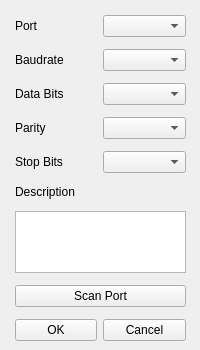
<?xml version="1.0" encoding="UTF-8"?>
<ui version="4.0">
 <class>Serial</class>
 <widget class="QWidget" name="Serial">
  <property name="windowModality">
   <enum>Qt::ApplicationModal</enum>
  </property>
  <property name="enabled">
   <bool>true</bool>
  </property>
  <property name="geometry">
   <rect>
    <x>0</x>
    <y>0</y>
    <width>200</width>
    <height>350</height>
   </rect>
  </property>
  <property name="sizePolicy">
   <sizepolicy hsizetype="Minimum" vsizetype="Minimum">
    <horstretch>0</horstretch>
    <verstretch>0</verstretch>
   </sizepolicy>
  </property>
  <property name="minimumSize">
   <size>
    <width>200</width>
    <height>350</height>
   </size>
  </property>
  <property name="maximumSize">
   <size>
    <width>200</width>
    <height>350</height>
   </size>
  </property>
  <property name="windowTitle">
   <string>Serial Configuration</string>
  </property>
  <property name="windowIcon">
   <iconset>
    <normaloff>resources/icons/serial.png</normaloff>resources/icons/serial.png</iconset>
  </property>
  <widget class="QWidget" name="gridLayoutWidget">
   <property name="geometry">
    <rect>
     <x>10</x>
     <y>10</y>
     <width>181</width>
     <height>336</height>
    </rect>
   </property>
   <layout class="QGridLayout" name="gridLayout">
    <property name="leftMargin">
     <number>5</number>
    </property>
    <property name="topMargin">
     <number>5</number>
    </property>
    <property name="rightMargin">
     <number>5</number>
    </property>
    <property name="bottomMargin">
     <number>5</number>
    </property>
    <property name="horizontalSpacing">
     <number>6</number>
    </property>
    <property name="verticalSpacing">
     <number>12</number>
    </property>
    <item row="2" column="0">
     <widget class="QLabel" name="label_3">
      <property name="text">
       <string>Data Bits</string>
      </property>
     </widget>
    </item>
    <item row="4" column="0">
     <widget class="QLabel" name="label_5">
      <property name="text">
       <string>Stop Bits</string>
      </property>
     </widget>
    </item>
    <item row="1" column="1">
     <widget class="QComboBox" name="baudratecomboBox"/>
    </item>
    <item row="0" column="0">
     <widget class="QLabel" name="label">
      <property name="text">
       <string>Port</string>
      </property>
     </widget>
    </item>
    <item row="6" column="0" colspan="2">
     <widget class="QPlainTextEdit" name="descriptionplainTextEdit"/>
    </item>
    <item row="2" column="1">
     <widget class="QComboBox" name="databitscomboBox"/>
    </item>
    <item row="4" column="1">
     <widget class="QComboBox" name="stopbitscomboBox"/>
    </item>
    <item row="5" column="0">
     <widget class="QLabel" name="label_6">
      <property name="text">
       <string>Description</string>
      </property>
     </widget>
    </item>
    <item row="3" column="1">
     <widget class="QComboBox" name="paritycomboBox">
      <property name="enabled">
       <bool>true</bool>
      </property>
     </widget>
    </item>
    <item row="1" column="0">
     <widget class="QLabel" name="label_2">
      <property name="text">
       <string>Baudrate</string>
      </property>
     </widget>
    </item>
    <item row="3" column="0">
     <widget class="QLabel" name="label_4">
      <property name="text">
       <string>Parity</string>
      </property>
     </widget>
    </item>
    <item row="0" column="1">
     <widget class="QComboBox" name="portcomboBox"/>
    </item>
    <item row="8" column="0">
     <widget class="QPushButton" name="okpushButton">
      <property name="text">
       <string>OK</string>
      </property>
     </widget>
    </item>
    <item row="7" column="0" colspan="2">
     <widget class="QPushButton" name="scanportpushButton">
      <property name="text">
       <string>Scan Port</string>
      </property>
     </widget>
    </item>
    <item row="8" column="1">
     <widget class="QPushButton" name="cancelpushButton">
      <property name="text">
       <string>Cancel</string>
      </property>
     </widget>
    </item>
   </layout>
  </widget>
 </widget>
 <resources/>
 <connections/>
</ui>
